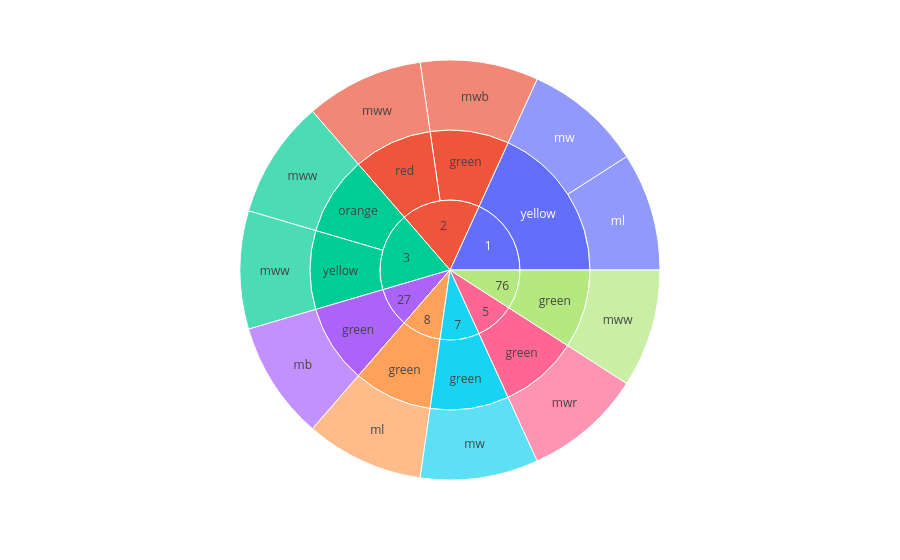

This figure's notebook cell:
### Code cell
fig_sunburst=px.sunburst(
    magnitude_analysis,
    path=['count', 'alert_level', 'magnitude_type'],
)
fig_sunburst.show()

### Figure 1 — Plotly figure (JSON) as saved in the notebook; plotly's stock layout.template omitted (floating-point values rounded to 4 significant figures)
{"data": [{"branchvalues": "total", "domain": {"x": [0, 1], "y": [0, 1]}, "hovertemplate": "labels=%{label}<br>countalert_levelmagnitude_typemagnitude_type_path_copyalert_level_path_copycount_path_copy=%{value}<br>parent=%{parent}<br>id=%{id}<extra></extra>", "ids": ["27/green/mb", "8/green/ml", "1/yellow/ml", "7/green/mw", "1/yellow/mw", "2/green/mwb", "5/green/mwr", "76/green/mww", "3/orange/mww", "3/yellow/mww", "2/red/mww", "27/green", "8/green", "1/yellow", "7/green", "2/green", "5/green", "76/green", "3/orange", "3/yellow", "2/red", "27", "8", "1", "7", "2", "5", "76", "3"], "labels": ["mb", "ml", "ml", "mw", "mw", "mwb", "mwr", "mww", "mww", "mww", "mww", "green", "green", "yellow", "green", "green", "green", "green", "orange", "yellow", "red", "27", "8", "1", "7", "2", "5", "76", "3"], "name": "", "parents": ["27/green", "8/green", "1/yellow", "7/green", "1/yellow", "2/green", "5/green", "76/green", "3/orange", "3/yellow", "2/red", "27", "8", "1", "7", "2", "5", "76", "3", "3", "2", "", "", "", "", "", "", "", ""], "type": "sunburst", "values": [1, 1, 1, 1, 1, 1, 1, 1, 1, 1, 1, 1, 1, 2, 1, 1, 1, 1, 1, 1, 1, 1, 1, 2, 1, 2, 1, 1, 2]}], "layout": {"legend": {"tracegroupgap": 0}, "margin": {"t": 60}}}
